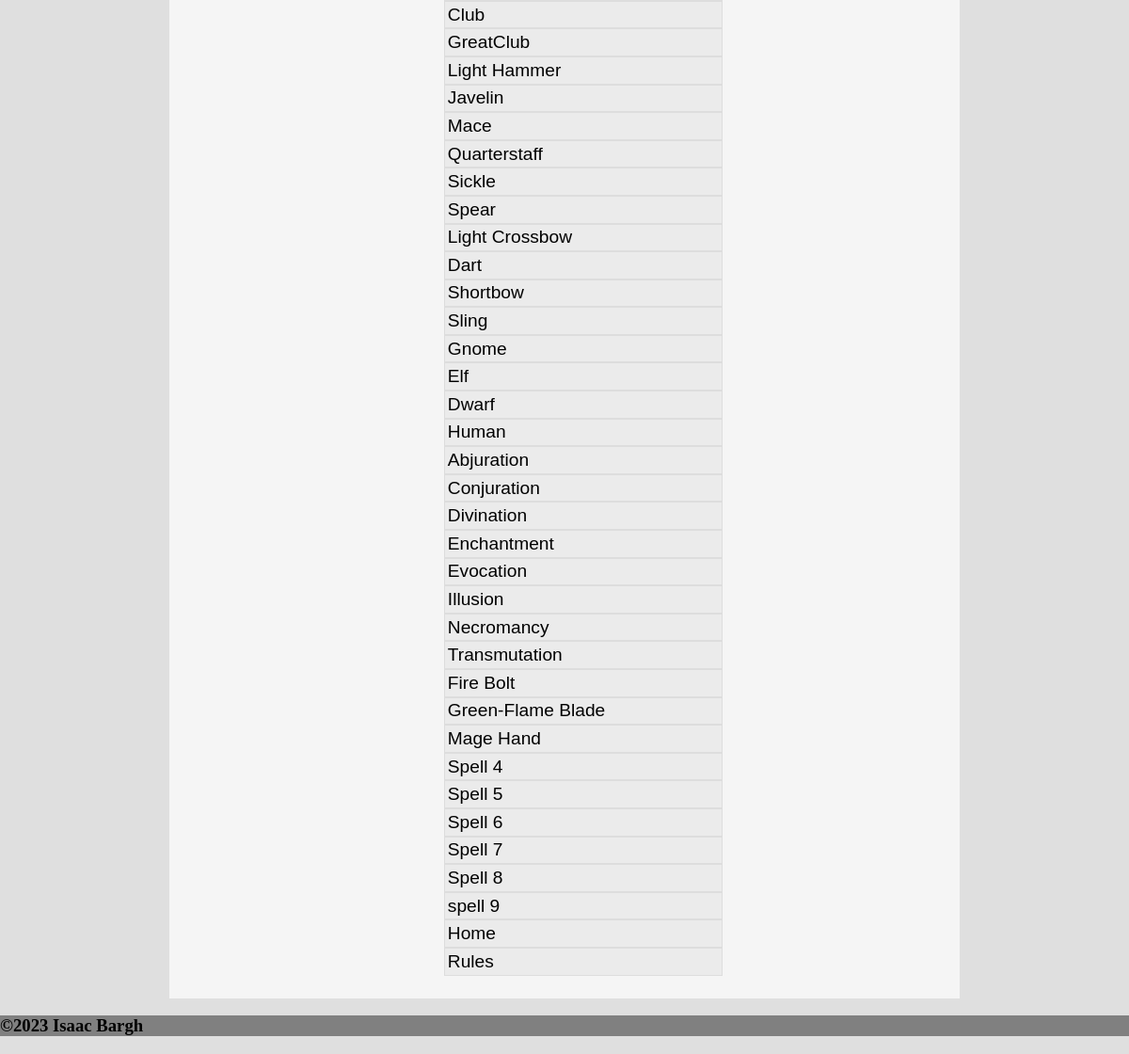
Before: /search (lower part) with the older database file.
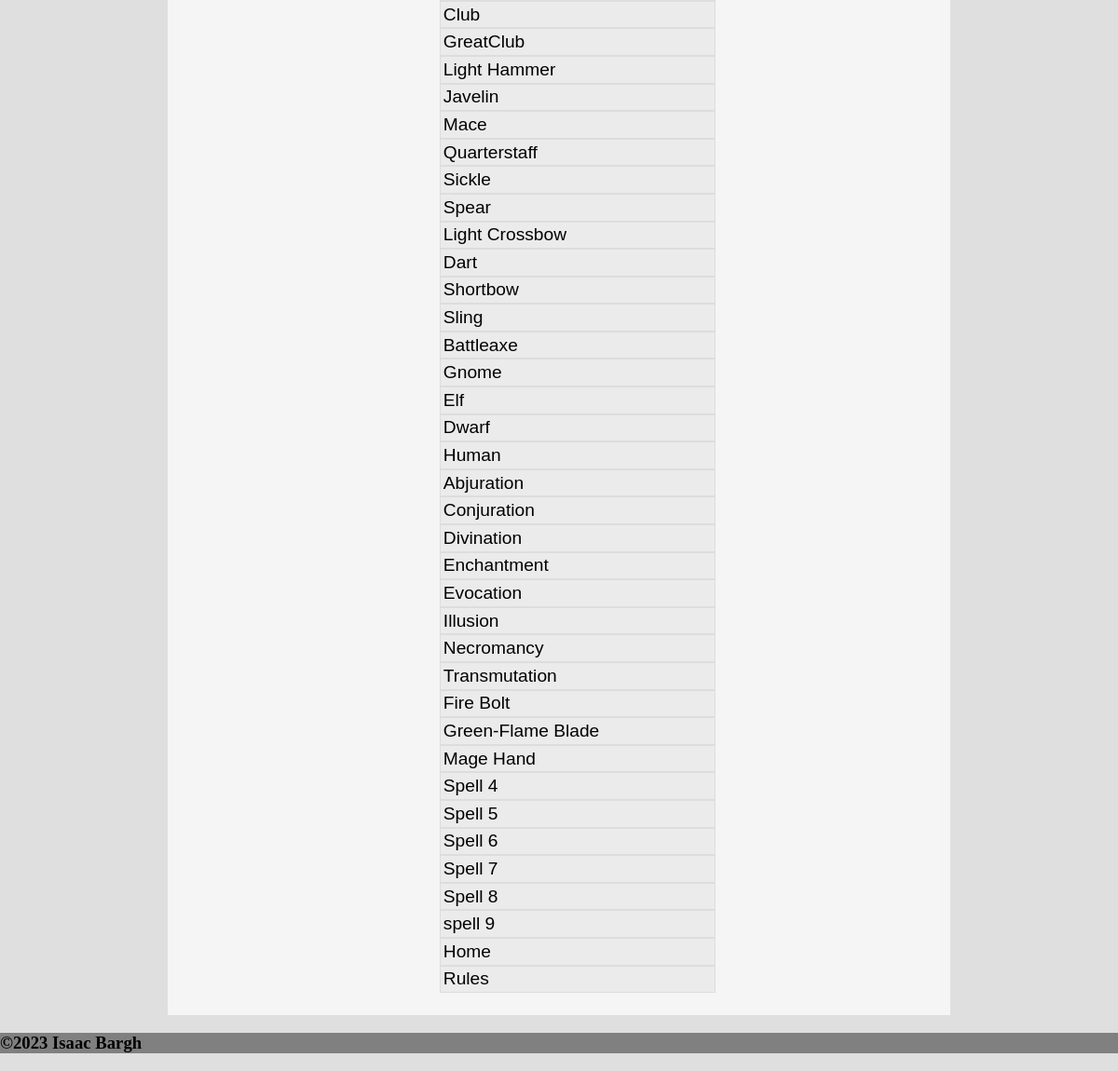
After: the same page with the newer database file.
### tables this page shows
CREATE TABLE Equipment (id INTEGER PRIMARY KEY AUTOINCREMENT, name TEXT, description TEXT, category INTEGER REFERENCES EquipmentCategory (id), image TEXT, summary TEXT);

CREATE TABLE Race (id INTEGER PRIMARY KEY AUTOINCREMENT, name TEXT, description TEXT, image TEXT, summary TEXT);

CREATE TABLE School (id INTEGER PRIMARY KEY AUTOINCREMENT, name TEXT, description TEXT);

CREATE TABLE Spell (id INTEGER PRIMARY KEY AUTOINCREMENT, name TEXT, description TEXT, school INTEGER REFERENCES School (id), Casting TEXT, "Range" TEXT);

### routes.py (the view)
@app.route('/search')
def search():
    feature = sql_connect('SELECT * FROM Feature')
    group = sql_connect('SELECT * FROM Class')
    equipment = sql_connect('SELECT * FROM Equipment')
    race = sql_connect('SELECT * FROM Race')
    school = sql_connect('SELECT * FROM School')
    spell = sql_connect('SELECT * FROM Spell')
    return render_template("search.html", title="Search", group=group, feature=feature, equipment=equipment, race=race, school=school, spell=spell)

### routes.py (called while the page is built)
def sql_connect(query):
    conn = sqlite3.connect('DnD.db')
    cur = conn.cursor()
    cur.execute(query)
    return cur.fetchall()

### templates/search.html (shortened to what this page needs)
{% extends 'layout.html' %}
{% block content %}
<ul id="myUL">
    {%for item in equipment%}
    <li><a class="search" href="/equipment/{{item[0]}}">{{item[1]}}</a></li>
    {%endfor%}
    {%for item in race%}
    <li><a class="search" href="/race/{{item[0]}}">{{item[1]}}</a></li>
    {%endfor%}
    {%for item in school%}
    <li><a class="search" href="/school/{{item[0]}}">{{item[1]}}</a></li>
    {%endfor%}
    {%for item in spell%}
    <li><a class="search" href="/spell/{{item[0]}}">{{item[1]}}</a></li>
    {%endfor%}
    <li><a class="search" href="/">Home</a></li>
    <li><a class="search" href="/rules">Rules</a></li>
</ul>
{% endblock %}

Changed rows visible on the page:
added Equipment: name "Battleaxe"
